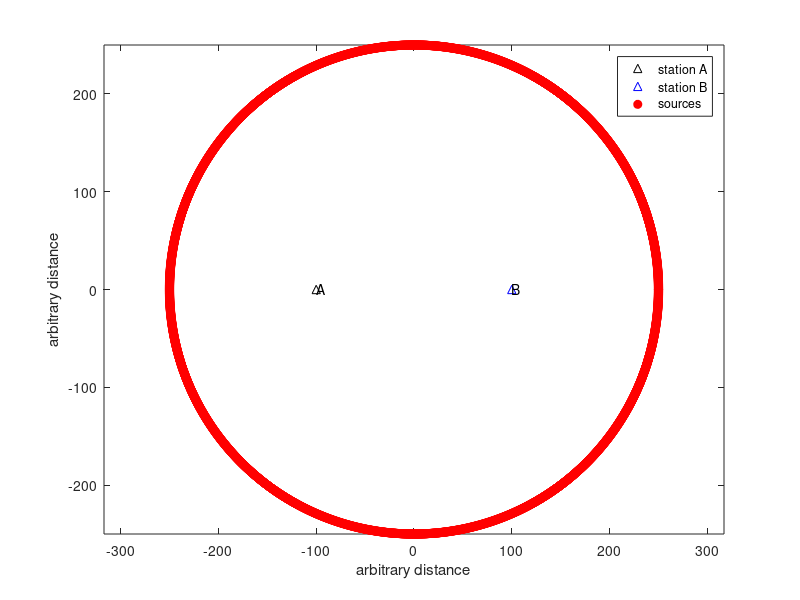

Source code (MATLAB): (Note: this script raises an error after producing the figure.)
% ambientnoiseXC
% create animation to demonstrate direct wave correlation for GF
% This shows the relationship of direct arrivals from a distribution of
% sources to the cross correlation function

% Try a small number of sources first (Ns=20), so you can see what is going
% on. Then increase the number of sources (Ns=1000) for more effective
% interference. You can see how the source XC changes with increasing
% numbers of sources

% Another thing to modify is the distribution of sources. You can change
% the range of angles (see phi below) as well as the range of distances
% (see r below)

clear, close all
Ns=4000;

% First, define station locations:
xA=-100; % distance units can be anything here
xB=100;
yA=0;
yB=0;

%Next, set up an evenly distributed collection of sources ala Waapenar
% SEG 2005

% Here phi is the angle measured CCW from positive X.
phi=linspace(0,2*pi,Ns);
% Try removing a section of sources to see how it influences the final XC
% function
% phi=linspace(0.25,1.25*pi,Ns);

r=250; % this is the radius of the circle of sources

% You can also try sources at random distances. What you will see is it
% does not change the correlation function much although it obviously 
% changes the arrival times of the direct waves at the stations
% r=randi([500 1000],1,Ns);
xs=r.*cos(phi);  % x position of sources
ys=r.*sin(phi);  % y position of sources

figure
plot(xA,yA,'k^',xB,yB,'b^')
hold on
text(xA,yA+1,'A');
text(xB,yB+1,'B');

plot(xs,ys,'o','MarkerFaceColor','r','MarkerEdgeColor','r')
axis equal
xlabel('arbitrary distance')
ylabel('arbitrary distance')
legend('station A','station B','sources')
drawnow
%%
% define a wavelet for plotting - A ricker wavelet works well (wavetype 2)
nsamp=41;
delta=0.001;
s=stfunc(nsamp,delta,.02,.02,2);
t=(0:nsamp-1)*delta;
figure;
subplot(211)
plot(t,s)
xlabel('time')
ylabel('arbitrary amplitude')
title('source wavelet')

% plot the derivative of the source wavelet too
ds=diff(s);
ds(nsamp)=0;
subplot(212)
plot(t,ds)
xlabel('time')
ylabel('arbitrary amplitude')
title('d/dt of the source wavelet')

drawnow
%%
% now compute traveltimes for all points to A
dA=sqrt( (xA-xs).^2 + (yA-ys).^2); % dA is the distance between A and every source
c=1000; % wave speed equal 1000 (if everything is m and s, this is 1 km/s)
ttA=dA/c; % and the travel times

% and do the same for all points to station B
dB=sqrt( (xB-xs).^2 + (yB-ys).^2);
ttB=dB/c;

%% 
% and the seismograms for A and B
totsamp=ceil(max([ttA,ttB])/delta)+nsamp;
tottime=totsamp*delta;
seisA=zeros(Ns,totsamp);
seisB=seisA;

ttAsamp=round(ttA/delta);
ttBsamp=round(ttB/delta);
for n=1:Ns
    seisA(n,ttAsamp(n)+1:ttAsamp(n)+nsamp)=s;
    seisB(n,ttBsamp(n)+1:ttBsamp(n)+nsamp)=s;
end

% do not plot these if the number of sources is more than 500
if Ns<500
figure
offset=rad2deg(phi)'*ones(1,totsamp);
tvec=(0:totsamp-1)*delta;
normval=offset(2,1)-offset(1,1);
subplot(211)
plot(tvec,normval*seisA+offset,'k')
ylabel('center-to-source angle')
title('receiver A')

subplot(212)
plot(tvec,normval*seisB+offset,'k')
ylabel('center-to-source angle')
xlabel('time')
title('receiver B')
drawnow
end
%%
% now cross correlate
xc=zeros(Ns,(totsamp*2-1));
for n=1:Ns
    [xc(n,:),lag]=xcorr(seisA(n,:),seisB(n,:),'coeff');
end

if Ns<500

figure
offset2=rad2deg(phi)'*ones(1,size(xc,2));

subplot(4,1,1:3)
plot(lag*delta,normval*xc+offset2,'k')
ylabel('center-to-source angle')
xlabel('time lag')
axis tight

subplot(414)
plot(lag*delta,sum(xc)/Ns)
xlabel('time lag')
xlim([min(lag*delta),max(lag*delta)])
end

figure
plot(lag*delta,sum(xc)/Ns)
xlabel('time lag')
xlim([min(lag*delta),max(lag*delta)])
title('stack of all cross correlations')